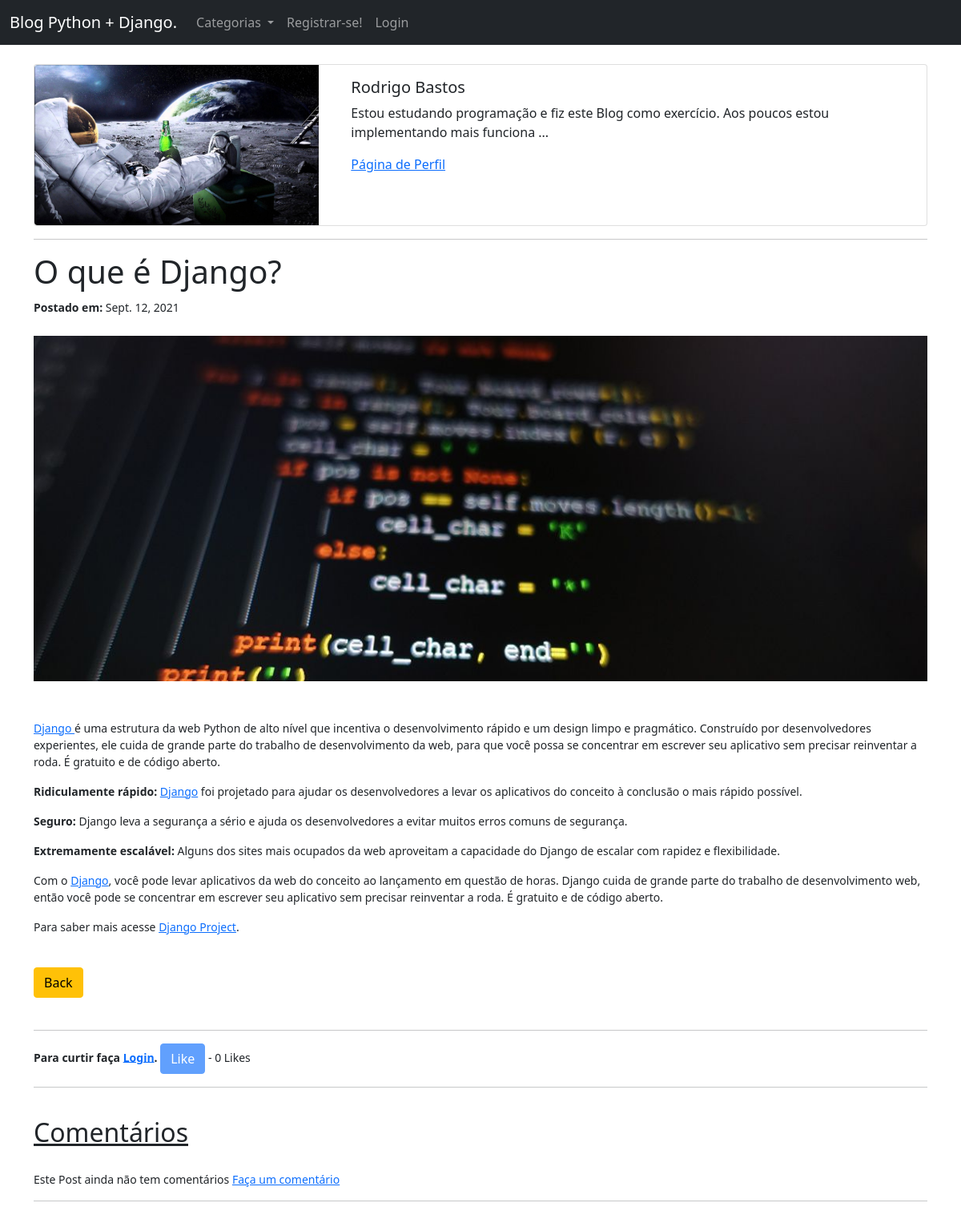
The app's page /article/34, older data.
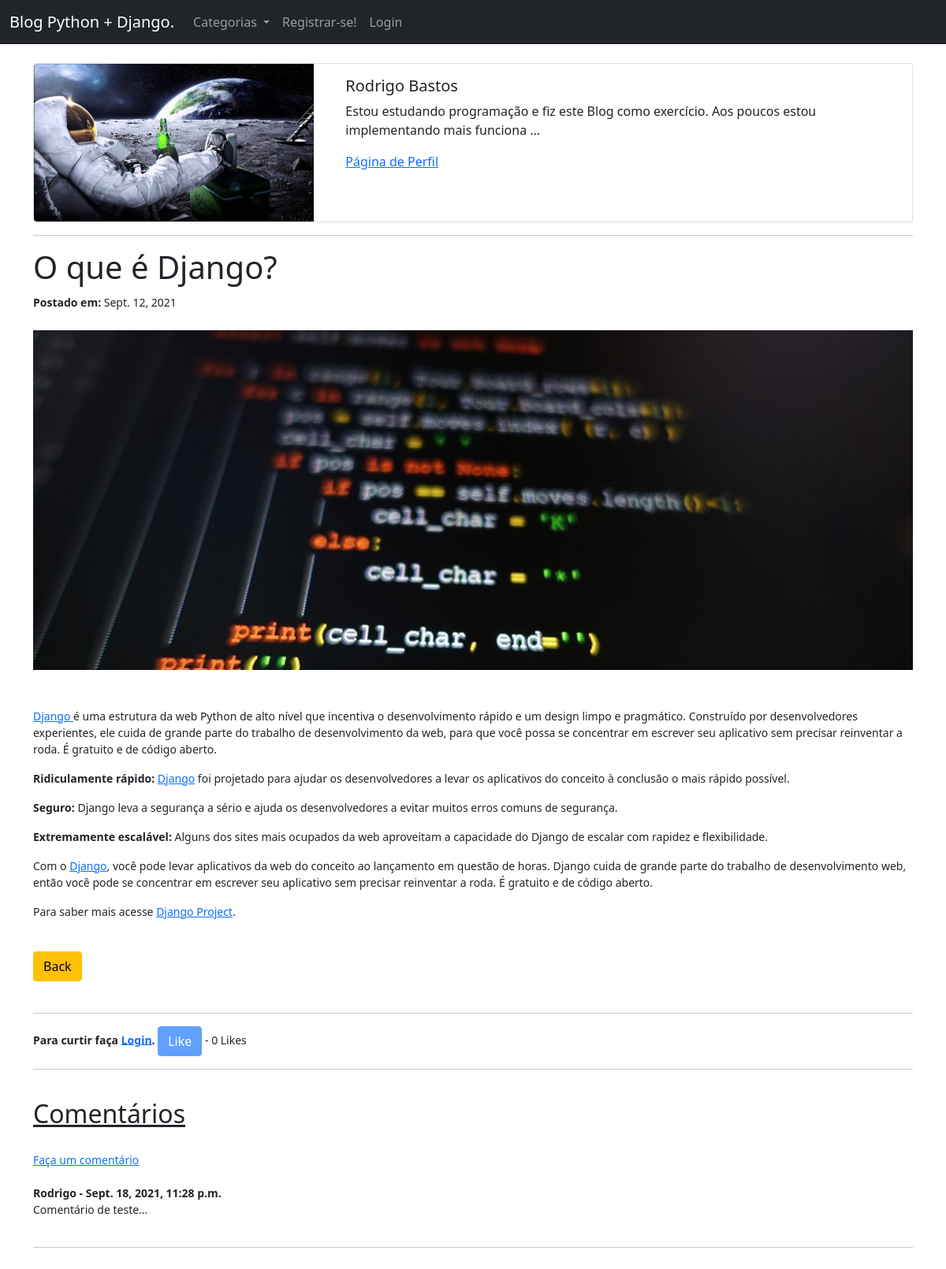
The same page, newer data.
### MeuBlog/models.py (models this page shows, shortened)
class Post(models.Model):
    title = models.CharField(max_length=255)
    header_image = models.ImageField(null=True, blank=True, upload_to="images/")
    title_tag = models.CharField(max_length=255, default=" ")
    author = models.ForeignKey(User, on_delete=models.CASCADE)
    body = RichTextField(blank=True, null=True)
    post_date = models.DateField(auto_now_add=True)
    category = models.CharField(max_length=255, default='coding')
    snippet = models.CharField(max_length=255)
    likes = ManyToManyField(User, related_name='blog_posts')
    def total_likes(self):
        return self.likes.count()

class Profile(models.Model):
    user = models.OneToOneField(User, null=True, on_delete=models.CASCADE)
    bio = models.TextField()
    profile_pic = models.ImageField(null=True, blank=True, upload_to="images/profile")
    website_url = models.CharField(max_length=255, null=True, blank=True)
    facebook_url = models.CharField(max_length=255, null=True, blank=True)
    twitter_url = models.CharField(max_length=255, null=True, blank=True)
    instagram_url = models.CharField(max_length=255, null=True, blank=True)
    pinterest_url = models.CharField(max_length=255, null=True, blank=True)
    github_url = models.CharField(max_length=255, null=True, blank=True)
    linkedin_url = models.CharField(max_length=255, null=True, blank=True)

class  Comment(models.Model):
    post = models.ForeignKey(Post, related_name="comments", on_delete=models.CASCADE)
    name = models.CharField(max_length=255)
    body = models.TextField()
    date_added = models.DateTimeField(auto_now_add=True)

### MeuBlog/views.py (the view)
# urls.py: path('article/<int:pk>', ArticleDetailView.as_view(), name='article-detail'),
class ArticleDetailView(DetailView):
    model = Post
    template_name = 'article_details.html'
    def get_context_data(self, *args, **kwargs):
        cat_menu = Category.objects.all()
        context = super(ArticleDetailView, self).get_context_data(*args, **kwargs)
        stuff = get_object_or_404(Post, id=self.kwargs['pk'])
        total_likes = stuff.total_likes()
        liked = False
        if stuff.likes.filter(id=self.request.user.id).exists():
            liked  = True
        context["cat_menu"] = cat_menu
        context["total_likes"] = total_likes
        context["liked"] = liked
        return context

### MeuBlog/models.py (called while the page is built)
    def __str__(self):
        return self.name

### MeuBlog/templates/article_details.html (shortened to what this page needs)
{% extends 'base.html' %}
{% load static %}
{% block content %}
{% if post.author.profile.id %}
    <div class="card mb-3">
        <div class="row no-gutters">
        <div class="col-md-4">
            {% if post.author.profile.profile_pic %}
                <img src="{{ post.author.profile.profile_pic.url }}" class="img-fluid rounded-start">
            {% else %}
                <img src="{% static 'MeuBlog/images/profile.jpg' %}" class="img-fluid rounded-start">
            {% endif %}
        </div>
        <div class="col-md-8">
            <div class="card-body">
            <h5 class="card-title">{{ post.author.first_name }} {{ post.author.last_name }}</h5>
            <p class="card-text"> {{ post.author.profile.bio|slice:":105"|safe }}  ...</p>
            <p class="text-muted">
                <a href="{% url 'show_proflie_page' post.author.profile.id %}">Página de Perfil</a>
            </p>
            </div>
        </div>
        </div>
    </div>
{% else %}
    <strong>Aqui você pode mostrar seu perfil.
        Para criar um perfil clique <a href="{% url 'create_profile_page' %}">aqui</a>
    </strong>
</br></br>
{% endif %}
    <hr>
    <h1>{{ post.title }}</h1>
    <small><strong>Postado em:</strong>
        {{ post.post_date }}
        <br/>
    <br/>
{% if post.header_image %}
    <img src="{{ post.header_image.url }}" width="100%" class="d-block w-100">
{% endif %}
<br/><br/>
{{ post.body|safe }}
<br/>
<a href="{% url 'home' %}" class="btn btn-warning">
Back</a>
<br/>
<br/>
<hr>
<form action="{% url 'like_post' post.pk %}" method="POST">
    {% if user.is_authenticated %}
        {% if liked %}
            <button type="submit", name="post_id", value="{{ post.id }}", class="btn btn-danger btn-sm">Unlike</button>
        {% else %}
            <button type="submit", name="post_id", value="{{ post.id }}", class="btn btn-primary btn-sm">Like</button>
        {% endif %}
    {% else %}
        <strong> Para curtir faça <a href="{% url 'login' %}">Login</a>. </strong>
        <button type="submit", name="post_id", value="{{ post.id }}", class="btn btn-primary disabled">Like</button>
    {% endif %} - {{ total_likes }} Likes
<hr>
<h2><u>Comentários</u></h2>
<br/>
{% if not post.comments.all %}
    Este Post ainda não tem comentários <a href="{% url 'add_comments' post.pk %}">Faça um comentário</a>
{% else %}
    <a href="{% url 'add_comments' post.pk %}">Faça um comentário</a>
    {% for comment in post.comments.all %}
        <strong>
            {{ comment.name }} -
            {{ comment.date_added }}
        </strong>
        {{ comment.body }}
    {% endfor %}
{% endif %}
<hr>
<br>
<br>
</form>
{% endblock %}

### MeuBlog/templates/base.html (shortened to what this page needs)
<!doctype html>
<html lang="en">
  <head>
    <link href="https://cdn.jsdelivr.net/npm/bootstrap@5.0.2/dist/css/bootstrap.min.css" rel="stylesheet">
  </head>
  <body>
    <nav class="navbar navbar-expand-lg navbar-dark bg-dark">
        <div class="container-fluid">
          <a class="navbar-brand" href="{% url 'home' %}">Blog Python + Django.</a>
          <div class="collapse navbar-collapse" id="navbarSupportedContent">
            <ul class="navbar-nav me-auto mb-2 mb-lg-0">
              {% if cat_menu %}
              <li class="nav-item dropdown">
                <a class="nav-link dropdown-toggle" href="#" id="navbarDropdown" role="button" data-bs-toggle="dropdown" aria-expanded="false">
                  Categorias
                </a>
              </li>
              {% else %}
                <li class="nav-item">
                  <a class="nav-link" href="{% url 'category-list' %}">Categoria</a>
                </li>
              {% endif %}
              {% if user.is_authenticated %}
                <li class="nav-item">
                  <a class="nav-link" href="{% url 'Faca_Seu_Post' %}">Criar Post</a>
                </li>
                <li class="nav-item">
                  <a class="nav-link" href="{% url 'add_category' %}">Criar Categoria</a>
                </li>
               <!--
                <li class="nav-item">
                  <a class="nav-link" href="{% url 'logout' %}">Logout</a>
                </li>
                -->
              {% else %}
                <li class="nav-item">
                  <a class="nav-link" href="{% url 'register' %}">Registrar-se!</a>
                </li>
                <li class="nav-item">
                  <a class="nav-link" href="{% url 'login' %}">Login</a>
                </li>
              {% endif %}
            </ul>
          </div>
        </div>
      </nav>
    <br/>
    <div class="container">
        {% block content %}
        {% endblock %}
    </div>
  </body>
</html>

Row changes from the older to the newer data that the page shows:
added Comment: name "Rodrigo", date_added "Sept. 18, 2021, 11:28 p.m.", body "Comentário de teste..."
Text that changed along with them:
text no longer shown: "Este Post ainda não tem comentários"
